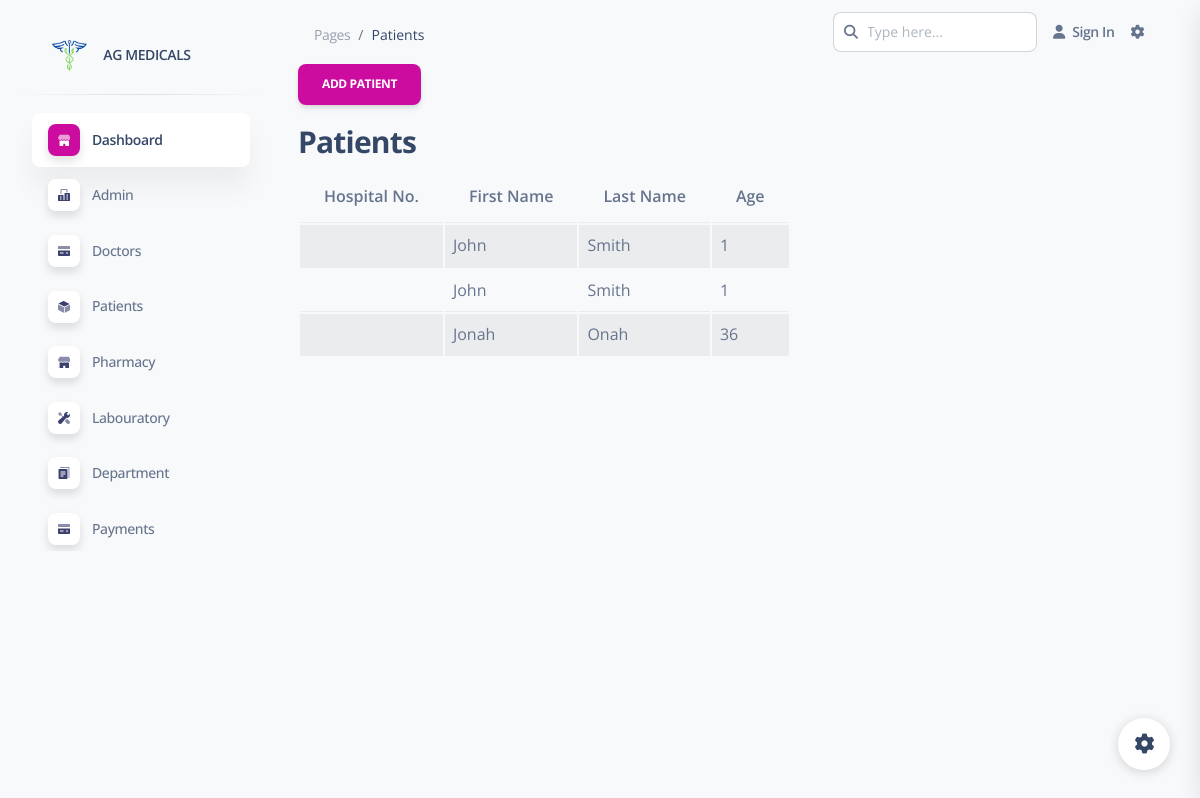
Before: /patients with the older database file.
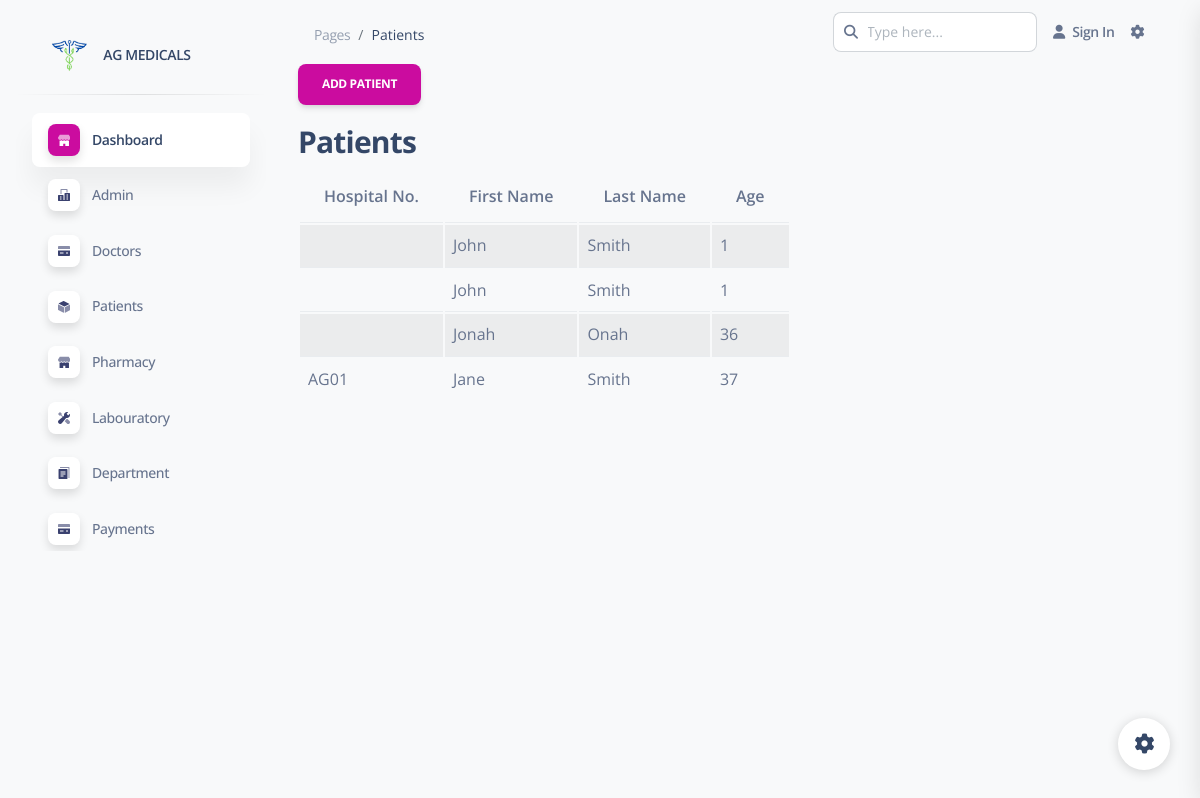
After: the same page with the newer database file.
### hospital/models.py (models this page shows)
class Patient(models.Model):
    hospital_no = models.CharField(max_length=10)
    firstname = models.CharField(max_length=100)
    lastname = models.CharField(max_length=100)
    date_of_birth = models.DateField(default=timezone.now)
    age = models.CharField(max_length=10)
    address = models.CharField(max_length=100, null=True, blank=True)
    mobile_number = models.CharField(max_length=15)
    ailment = models.CharField(max_length=100)

### hospital/views.py (the view)
# urls.py: path('patients', views.patients, name='patients'),
def patients(request):
    patients = Patient.objects.all()
    return render(request, 'hospital/patients.html', {'page_title': 'Patients', 'patients': patients})

### hospital/templates/hospital/patients.html
{% extends 'base.html' %}
{% block content %}
<div class="container-fluid">
    <a href="{% url 'add_patient' %}" class="btn btn-primary">Add Patient</a>
    <div class="row">
        <h3>Patients</h3>
        <div class="col-6">
            <table class="table table-striped ">
                <thead>
                  <tr>
                    <th>Hospital No.</th>
                    <th>First Name</th>
                    <th>Last Name</th>
                    <th>Age</th>
                  </tr>
                </thead>
                <tbody>
                {% if patients %}
                    {% for patient in patients %}
                  <tr>
                    <td>{{ patient.hospital_no }}</th>
                    <td>{{ patient.firstname }}</td>
                    <td>{{ patient.lastname }}</td>
                    <td>{{ patient.age }}</td>
                  </tr>
                    {% endfor %}
                {% endif %}
                </tbody>
              </table>
        </div>
        <div class="col-6"></div>
    </div>
</div>
{% endblock content %}

### templates/base.html (shortened to what this page needs)
{% load static %}
<!DOCTYPE html>
<html lang="en">
<head>
  <link href="{% static 'static/assets/css/nucleo-icons.css' %}" rel="stylesheet" />
  <link href="{% static 'static/assets/css/nucleo-svg.css' %}" rel="stylesheet" />
  <link href="{% static 'static/assets/css/nucleo-svg.css' %}" rel="stylesheet" />
  <link id="pagestyle" href="{% static 'static/assets/css/soft-ui-dashboard.css' %}" rel="stylesheet" />
</head>
<body class="g-sidenav-show  bg-gray-100">
  <aside class="sidenav navbar navbar-vertical navbar-expand-xs border-0 border-radius-xl my-3 fixed-start ms-3 " id="sidenav-main">
    <div class="sidenav-header">
      <a class="navbar-brand m-0" href=" https://demos.creative-tim.com/soft-ui-dashboard/pages/dashboard.html " target="_blank">
        <img src="{% static 'static/assets/img/logo-agmedics.png' %}" class="navbar-brand-img h-100" alt="main_logo">
        <span class="ms-1 font-weight-bold">AG MEDICALS</span>
      </a>
    </div>
    <hr class="horizontal dark mt-0">
    <div class="collapse navbar-collapse  w-auto " id="sidenav-collapse-main">
      <ul class="navbar-nav">
        <li class="nav-item">
          <a class="nav-link  active" href="../pages/dashboard.html">
            <div class="icon icon-shape icon-sm shadow border-radius-md bg-white text-center me-2 d-flex align-items-center justify-content-center">
            </div>
            <span class="nav-link-text ms-1">Dashboard</span>
          </a>
        </li>
        <li class="nav-item">
          <a class="nav-link  " href=" ">
            <div class="icon icon-shape icon-sm shadow border-radius-md bg-white text-center me-2 d-flex align-items-center justify-content-center">
            </div>
            <span class="nav-link-text ms-1">Admin</span>
          </a>
        </li>
        <li class="nav-item">
          <a class="nav-link  " href="../pages/billing.html">
            <div class="icon icon-shape icon-sm shadow border-radius-md bg-white text-center me-2 d-flex align-items-center justify-content-center">
            </div>
            <span class="nav-link-text ms-1">Doctors</span>
          </a>
        </li>
        <li class="nav-item">
          <a class="nav-link  " href="{% url 'patients' %}">
            <div class="icon icon-shape icon-sm shadow border-radius-md bg-white text-center me-2 d-flex align-items-center justify-content-center">
            </div>
            <span class="nav-link-text ms-1">Patients</span>
          </a>
        </li>
        <li class="nav-item">
          <a class="nav-link  " href="../pages/rtl.html">
            <div class="icon icon-shape icon-sm shadow border-radius-md bg-white text-center me-2 d-flex align-items-center justify-content-center">
            </div>
            <span class="nav-link-text ms-1">Pharmacy</span>
          </a>
        </li>
        <li class="nav-item">
            <a class="nav-link  " href="../pages/rtl.html">
              <div class="icon icon-shape icon-sm shadow border-radius-md bg-white text-center me-2 d-flex align-items-center justify-content-center">
              </div>
              <span class="nav-link-text ms-1">Labouratory</span>
            </a>
        </li>
        <li class="nav-item">
            <a class="nav-link  " href="../pages/sign-in.html">
              <div class="icon icon-shape icon-sm shadow border-radius-md bg-white text-center me-2 d-flex align-items-center justify-content-center">
              </div>
              <span class="nav-link-text ms-1">Department</span>
            </a>
          </li>
          <li class="nav-item">
            <a class="nav-link  " href="../pages/sign-in.html">
              <div class="icon icon-shape icon-sm shadow border-radius-md bg-white text-center me-2 d-flex align-items-center justify-content-center">
              </div>
              <span class="nav-link-text ms-1">Payments</span>
            </a>
          </li>
      </ul>
    </div>
  </aside>
  <main class="main-content position-relative max-height-vh-100 h-100 border-radius-lg ">
    <nav class="navbar navbar-main navbar-expand-lg px-0 mx-4 shadow-none border-radius-xl" id="navbarBlur" navbar-scroll="true">
      <div class="container-fluid py-1 px-3">
        <nav aria-label="breadcrumb">
          <ol class="breadcrumb bg-transparent mb-0 pb-0 pt-1 px-0 me-sm-6 me-5">
            <li class="breadcrumb-item text-sm"><a class="opacity-5 text-dark" href="javascript:;">Pages</a></li>
            <li class="breadcrumb-item text-sm text-dark active" aria-current="page">{{ page_title }}</li>
          </ol>
        </nav>
        <div class="collapse navbar-collapse mt-sm-0 mt-2 me-md-0 me-sm-4" id="navbar">
          <div class="ms-md-auto pe-md-3 d-flex align-items-center">
            <div class="input-group">
              <span class="input-group-text text-body"><i class="fas fa-search" aria-hidden="true"></i></span>
              <input type="text" class="form-control" placeholder="Type here...">
            </div>
          </div>
          <ul class="navbar-nav  justify-content-end">
            <li class="nav-item d-flex align-items-center">
              <a href="javascript:;" class="nav-link text-body font-weight-bold px-0">
                <i class="fa fa-user me-sm-1"></i>
                <span class="d-sm-inline d-none">Sign In</span>
              </a>
            </li>
            <li class="nav-item px-3 d-flex align-items-center">
              <a href="javascript:;" class="nav-link text-body p-0">
                <i class="fa fa-cog fixed-plugin-button-nav cursor-pointer"></i>
              </a>
            </li>
          </ul>
        </div>
      </div>
    </nav>
  {% block content %}
  {% endblock content %}
  </main>
  <div class="fixed-plugin">
    <a class="fixed-plugin-button text-dark position-fixed px-3 py-2">
      <i class="fa fa-cog py-2"> </i>
    </a>
  </div>
</body>
</html>

### static/assets/css/nucleo-svg.css (style rules this page uses)
.icon { display: inline-block; color: #111111; height: 1em; width: 1em; }
.icon-sm { height: 0.8em; width: 0.8em; }
.icon { fill: currentColor; stroke: none; }

Changed rows visible on the page:
added Patient: hospital_no "AG01", firstname "Jane", lastname "Smith", age "37"
